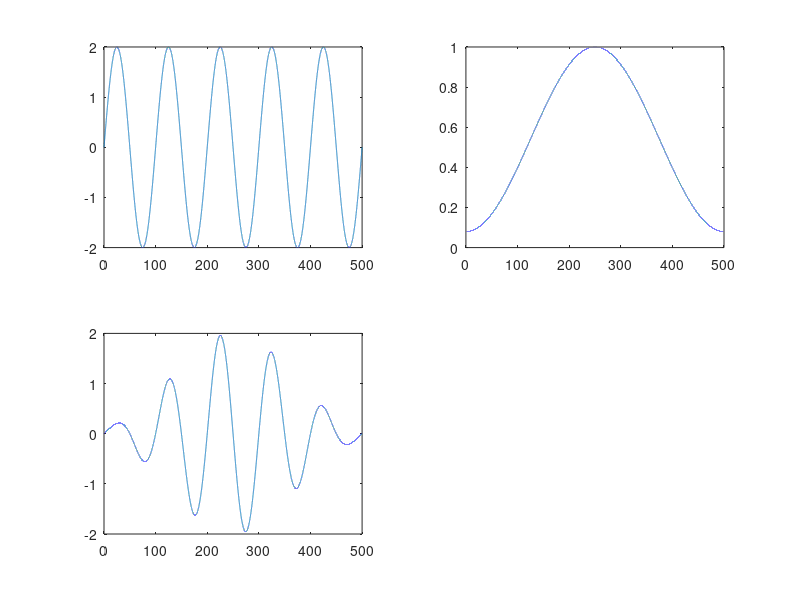

The MATLAB source for this figure:
%Hamming Window

clc;
clear all;
close all;

%Sinosoidal wave
t = 0:0.01:500;
Sin = 2*sin(2*pi*5*t./500);
subplot(2,2,1);
plot(t, Sin)

%plot(t, Sin);

%Hamming Window
N=500;
t = 0:0.01:500;
Hamm = 0.54-0.46*cos(2*pi*t/N);
subplot(2,2,2);
plot(t, Hamm);

SinHamm = Sin.*Hamm;
subplot(2,2,3);
plot(t, SinHamm);